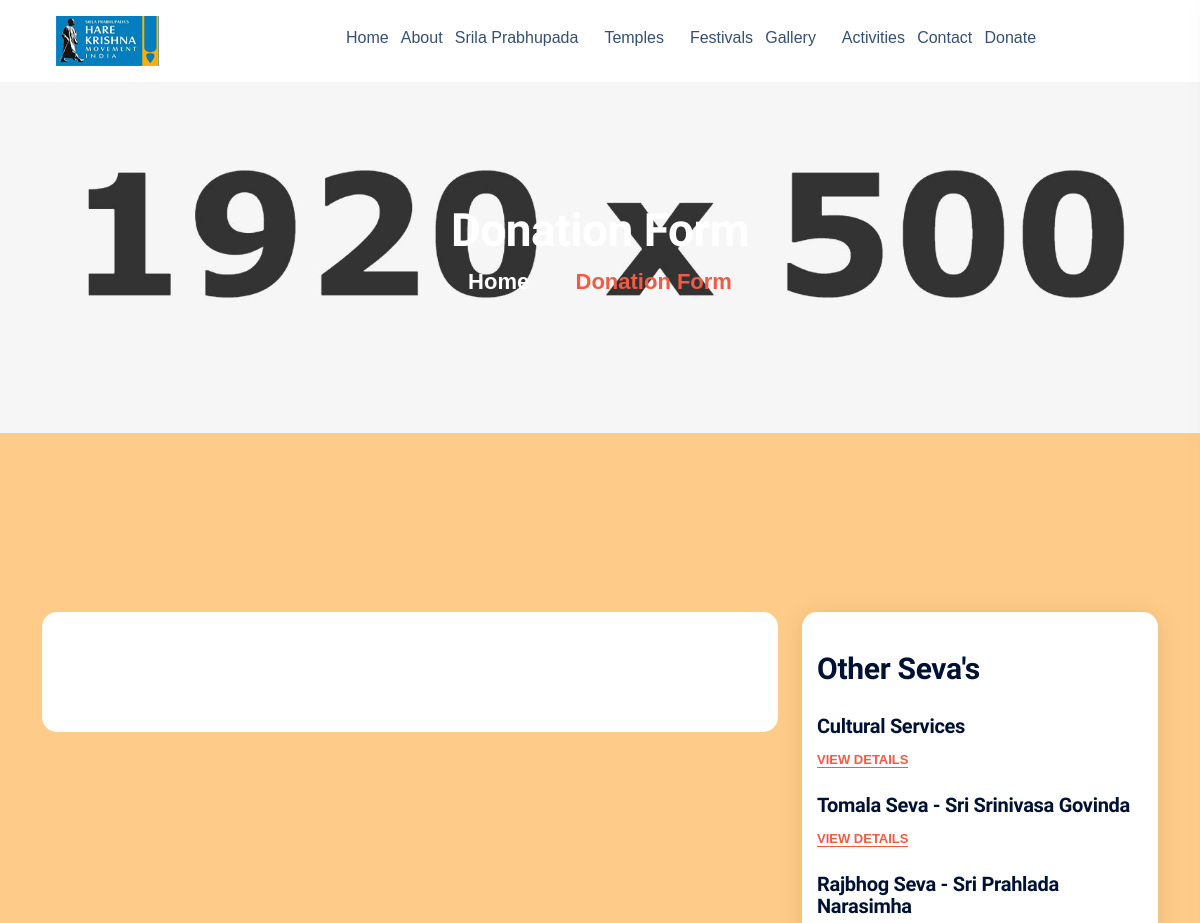
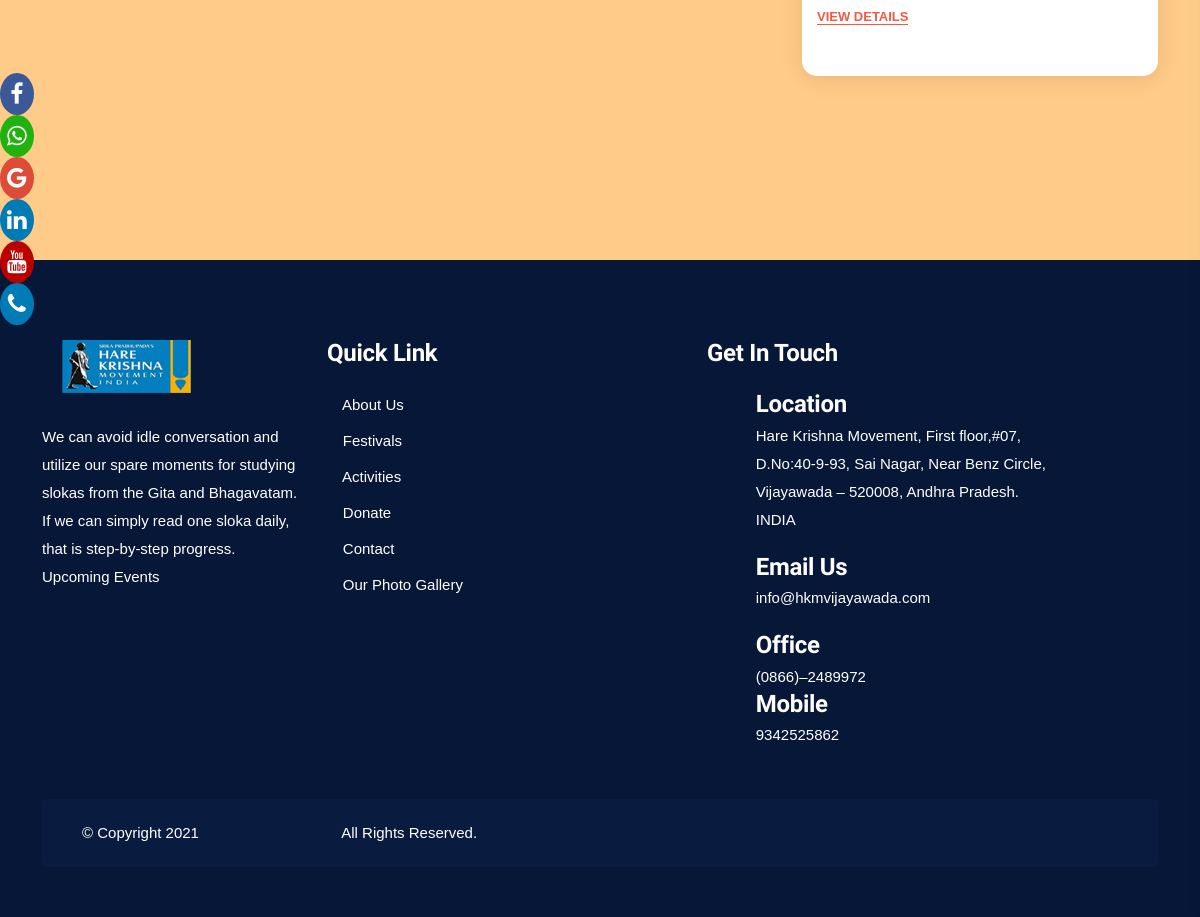
The app's page /donatenow/35/ with its own data (2 pictures, top to bottom).
### donate/models.py (models this page shows, shortened)
class AddDonation(models.Model):
    id = models.AutoField(primary_key=True, auto_created=True)
    category = models.ForeignKey(Category, on_delete=models.CASCADE)
    name_of_donation = models.CharField(max_length=500, blank=True, null=True)
    price = models.IntegerField(default =0, null=True, blank=True)
    image = models.ImageField(upload_to='Donation/', null=True)
    class Meta:
        verbose_name_plural = "Add Donation"

### donate/views.py (the view)
# urls.py: path('donatenow/<int:id>/', donatenow, name='donatenow'),
def donatenow(request,id):
    id = id
    data = AddDonation.objects.filter(id=id).values()
    data2 = AddDonation.objects.all().values()
    context = dict()
    context['data'] = data
    context['data2'] = data2
    return render(request, 'donation.html', context)

### templates/donation.html (shortened to what this page needs)
{% include 'base.html' %}
 {% block content %}
    <main>
        <section class="page-title-area" style="background-image: url(/static/assets/img/bg/page-title.jpg);">
            <div class="container pos-rel">
                <div class="row">
                    <div class="col-xl-5 mx-auto">
                        <div class="page-title-wrapper text-center pt-125">
                            <div class="page-title-box">
                                <h2 class="page-title">Donation Form</h2>
                                <ul class="breadcrumb-list">
                                    <li><a href="index.html">Home <i class="far fa-chevron-right"></i></a></li>
                                    <li><a href="#" class="active">Donation Form</a></li>
                                </ul>
                            </div>
                        </div>
                    </div>
                </div>
            </div>
        </section>
        <section class="donation-form-area-02 grey-bg2 pt-125 pb-100">
            <div class="container">
                <div class="row">
                    <div class="col-xl-8 col-lg-8 col-md-12">
                        <div class="donation-form-left">
                            <div class="donar-information donation-form white-bg mb-30 wow fadeInUp2 animated" data-wow-delay='.1s'>
                            </div>
                        </div>
                    </div>
                    <div class="col-xl-4 col-lg-4 col-md-12">
                        <div class="details-right-area">
                            <div class="widget mb-30">
                                <div class="widget-post">
                                    <h3 class="cases-title mb-30">Other Seva's</h3>
                                    {% for j in data2 %}
                                    <div class="post d-flex align-items-center mb-20">
                                        <div class="post__content">
                                            <h5><a href="/donate">{{ j.name_of_donation }}</a></h5>
                                            <a class="view_btn" href="/donate">view Details</a>
                                        </div>
                                    </div>
                                    {% endfor %}
                                </div>
                            </div>
                        </div>
                    </div>
                </div>
            </div>
        </section>
    </main>
    {% include 'includebase.html' %}
{% endblock content %}

### records on screen
AddDonation: name_of_donation "Cultural Services"
AddDonation: name_of_donation "Tomala Seva - Sri Srinivasa Govinda"
AddDonation: name_of_donation "Rajbhog Seva - Sri Prahlada Narasimha"
